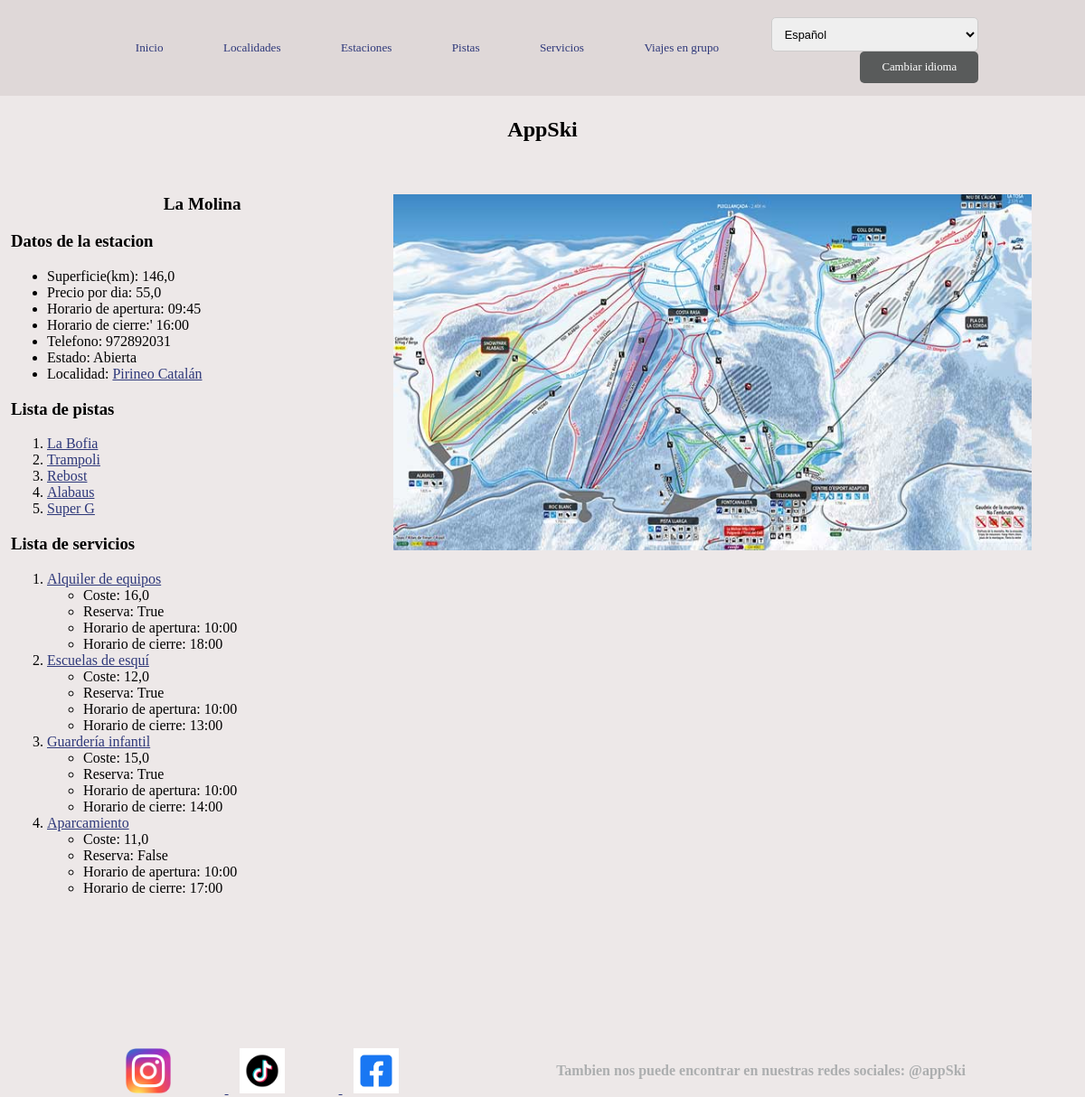
Page /estaciones/1 on the committed database.
### appSki/models.py (models this page shows, shortened)
class Estacion(models.Model):
    nombre = models.CharField(max_length=50)
    localidad = models.ForeignKey(Localidad, on_delete=models.CASCADE)
    superficie = models.FloatField(default=0.0)
    precio_dia = models.FloatField(default=0.0)
    horario_ini = models.TimeField(default='00:00:00')
    horario_fin = models.TimeField(default='00:00:00')
    telefono = models.IntegerField(default=0)
    estado = models.CharField(max_length = 50)
    pistas = models.ManyToManyField(Pista, through='EstacionPista')
    servicios = models.ManyToManyField(Servicio, through='EstacionServicio')
    imagen = models.ImageField(upload_to='img',blank=True,null=True,verbose_name='Image')

class Localidad(models.Model):
    nombre = models.CharField(max_length=50)
    imagen = models.ImageField(upload_to='img',blank=True,null=True,verbose_name='Image')

class Pista(models.Model):
    nombre = models.CharField('Nombre', max_length=50)
    color = models.CharField('Color', max_length=50)
    estado = models.CharField('Estado',max_length = 50)

class EstacionServicio(models.Model):
    estacion = models.ForeignKey(Estacion, on_delete=models.CASCADE)
    servicio = models.ForeignKey(Servicio, on_delete=models.CASCADE)
    costo = models.FloatField(default=0.0)
    reserva = models.BooleanField(default=False)
    horario_ini = models.TimeField(default='00:00:00')
    horario_fin = models.TimeField(default='00:00:00')

class Servicio(models.Model):
    nombre = models.CharField(_('Nombre'), max_length=50)

### appSki/views.py (the view)
# urls.py: path('estaciones/<int:pk>', views.EstacionDetailView.as_view(), name='estacion'),
class EstacionDetailView(DetailView):
    model = Estacion
    template_name = 'estacion.html'
    def get_context_data(self, **kwargs):
        context = super().get_context_data(**kwargs)
        estacion = get_object_or_404(Estacion, pk=self.kwargs['pk'])
        pistas =  estacion.pistas.all()
        servicios = EstacionServicio.objects.filter(estacion = estacion)
        context['pistas'] = pistas
        context['servicios'] = servicios
        context['LANGUAGES'] = [
            ('es', _('Spanish')),
            ('en', _('English')),
        ]
        return context

### appSki/Templates/estacion.html (shortened to what this page needs)
{% extends "base.html" %}
{% load static %}
{% load i18n %}
{% block contenido %}
{% if estacion %}
<div class="estacion-details">
    <div class="imagen">
        {% with "images/"|add:estacion.nombre|add:".jpg" as imagen %}
            <img src="{% static imagen %}" alt="">
        {% endwith %}
    </div>
    <div class="datos-estacion">
        <h2>{{estacion.nombre}}</h2>
        <h3 id="datos">{% trans 'Datos de la estacion' %}</h3>
        <ul>
            <li>{% trans 'Superficie(km):' %} {{estacion.superficie}}</li>
            <li>{% trans 'Precio por dia:' %} {{estacion.precio_dia}}</li>
            <li>{% trans 'Horario de apertura:' %} {{estacion.horario_ini}}</li>
            <li>{% trans 'Horario de cierre:' %}' {{estacion.horario_fin}}</li>
            <li>{% trans 'Telefono:' %} {{estacion.telefono}}</li>
            <li>{% trans 'Estado:' %} {{estacion.estado}}</li>
            <li>{% trans 'Localidad:' %} <a href="{% url 'estaciones' pk=estacion.localidad.id %}">{{estacion.localidad.nombre}}</a></li>
        </ul>
    </div>
</div>
    <h3 id="pistas">{% trans 'Lista de pistas' %}</h3>
    {% if pistas %}
        <ol>
            {% for p in pistas %}
                <li>
                    <a href="{% url 'pista' pk=p.id %}">{{p.nombre}}</a>
                </li>
            {% endfor %}
        </ol>
    {% else %}
        <p>{% trans 'No tiene pistas asociadas.' %}</p>
    {% endif %}
    <h3 id="servicios">{% trans 'Lista de servicios' %}</h3>
    {% if servicios %}
        <ol>
            {% for s in servicios %}
                <li>
                    <a href="{% url 'servicio' pk=s.servicio.id %}">{{s.servicio.nombre}}</a>
                    {% if s %}
                        <ul>
                            <li>
                                {% trans 'Coste:' %} {{s.costo}}
                            </li>
                            <li>
                                {% trans 'Reserva:' %} {{s.reserva}}
                            </li>
                            <li>
                                {% trans 'Horario de apertura:' %} {{ s.horario_ini }}
                            </li>
                            <li>
                                {% trans 'Horario de cierre:' %} {{ s.horario_fin }}
                            </li>
                        </ul>
                    {% else %}
                        <p>{% trans 'No existe ningun servicio.' %}</p>
                    {% endif %}
                </li>
            {% endfor %}
        </ol>
    {% else %}
        <p>{% trans 'No tiene servicios asociados.' %}</p>
    {% endif %}
{% else %}
    <p>{% trans 'No existe esta estacion.' %}</p>
{% endif %}
{% endblock %}

### appSki/static/css/estilos.css (style rules this page uses)
body { font-family: Cambria, Cochin, Georgia, Times, 'Times New Roman', serif; background-color: rgb(237, 232, 232); margin: 0 auto; padding: 1%; }
h2 { font-size: 1.6vw; text-align: center; margin-top: 2vh; }
a:link, a:visited { color: rgb(46, 56, 122); }
.imagen { flex-direction: row; text-align: center; }
.imagen img { text-align: center; margin-right: 4%; max-width: 60%; max-height: 60%; width: auto; height: auto; float: right; }

### rows in the picture
Estacion: nombre "La Molina", superficie "146,0", precio_dia "55,0", horario_ini "09:45", horario_fin "16:00", telefono "972892031", estado "Abierta", localidad.nombre "Pirineo Catalán"
Pista: nombre "La Bofia"
Pista: nombre "Trampoli"
Pista: nombre "Rebost"
Pista: nombre "Alabaus"
Pista: nombre "Super G"
EstacionServicio: servicio.nombre "Alquiler de equipos", costo "16,0", reserva "True", horario_ini "10:00", horario_fin "18:00"
EstacionServicio: servicio.nombre "Escuelas de esquí", costo "12,0", reserva "True", horario_ini "10:00", horario_fin "13:00"
EstacionServicio: servicio.nombre "Guardería infantil", costo "15,0", reserva "True", horario_ini "10:00", horario_fin "14:00"
EstacionServicio: servicio.nombre "Aparcamiento", costo "11,0", reserva "False", horario_ini "10:00", horario_fin "17:00"

### other values in the picture
form field language "Español"
